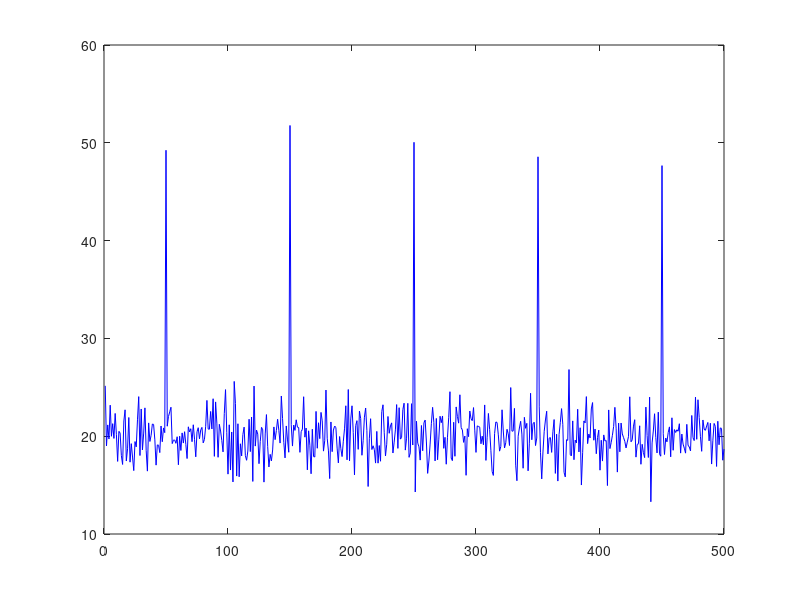

The MATLAB script that drew this image: (Note: this script raises an error after producing the figure.)
clear;
n = 500;
time = 1:n;
temperature = 20 + randn(1, n) * 2;
fault_idx = [50, 150, 250, 350, 450];
temperature(fault_idx) = temperature(fault_idx) + 30;
fprintf('Mean: %.2f\n', mean(temperature));
fprintf('Std:  %.2f\n', std(temperature));
fprintf('Min:  %.2f\n', min(temperature));
fprintf('Max:  %.2f\n', max(temperature));

threshold = mean(temperature) + 3 * std(temperature);
anomalies = find(temperature > threshold);
fprintf('Threshold: %.2f\n', threshold);
fprintf('Anomalies found: %d\n', length(anomalies));
disp(anomalies);

figure('Visible', 'on');
plot(time, temperature, 'b-');
hold on;
yline(threshold, 'r--', 'Threshold');
scatter(anomalies, temperature(anomalies), 60, 'r', 'filled');
xlabel('Reading Number');
ylabel('Temperature (C)');
title('Sensor Data with Anomaly Detection');
legend('Temperature', 'Threshold', 'Anomalies');
grid on;
drawnow;
